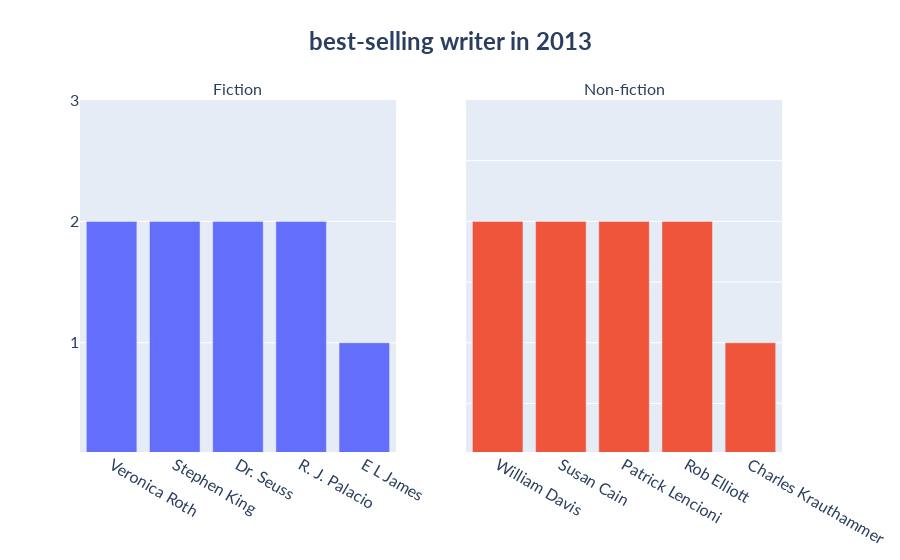

Notebook code for this chart:
### Code cell
chk_fiction_2013 = case2_year_2013[case2_year_2013['Genre'] == 'Fiction']

chk_non_fiction_2013 = case2_year_2013[case2_year_2013['Genre'] == 'Non Fiction']

fig = make_subplots(rows=1, cols=2, column_titles=['Fiction', 'Non-fiction'],
                   shared_yaxes=True)


fig.add_trace(go.Bar(x=chk_fiction_2013['Author'].value_counts().index[:5],
                    y=chk_fiction_2013['Author'].value_counts().values[:5],
                    showlegend=False),
              row=1,
              col=1
             )

fig.add_trace(go.Bar(x=chk_non_fiction_2013['Author'].value_counts().index[:5],
                    y=chk_non_fiction_2013['Author'].value_counts().values[:5],
                    showlegend=False),
              row=1,
              col=2
             )

fig.update_layout(yaxis=dict(range=[0.1, 3], dtick=1),
                 title=dict(text='<b>best-selling writer in 2013<b>',
                            font=dict(size=24),
                           x=0.5),
                 font=dict(family='Lato', size=16))

### Figure 1 — Plotly figure (JSON) as saved in the notebook; plotly's stock layout.template omitted (floating-point values rounded to 4 significant figures)
{"data": [{"showlegend": false, "type": "bar", "x": ["Veronica Roth", "Stephen King", "Dr. Seuss", "R. J. Palacio", "E L James"], "xaxis": "x", "y": [2, 2, 2, 2, 1], "yaxis": "y"}, {"showlegend": false, "type": "bar", "x": ["William Davis", "Susan Cain", "Patrick Lencioni", "Rob Elliott", "Charles Krauthammer"], "xaxis": "x2", "y": [2, 2, 2, 2, 1], "yaxis": "y2"}], "layout": {"annotations": [{"font": {"size": 16}, "showarrow": false, "text": "Fiction", "x": 0.225, "xanchor": "center", "xref": "paper", "y": 1, "yanchor": "bottom", "yref": "paper"}, {"font": {"size": 16}, "showarrow": false, "text": "Non-fiction", "x": 0.775, "xanchor": "center", "xref": "paper", "y": 1, "yanchor": "bottom", "yref": "paper"}], "font": {"family": "Lato", "size": 16}, "title": {"font": {"size": 24}, "text": "<b>best-selling writer in 2013<b>", "x": 0.5}, "xaxis": {"anchor": "y", "domain": [0, 0.45]}, "xaxis2": {"anchor": "y2", "domain": [0.55, 1]}, "yaxis": {"anchor": "x", "domain": [0, 1], "dtick": 1, "range": [0.1, 3]}, "yaxis2": {"anchor": "x2", "domain": [0, 1], "matches": "y", "showticklabels": false}}}
